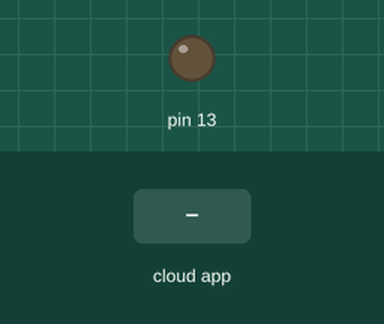
Simulated run of this sketch. Board: Arduino Mega 2560, built with avr-gcc and run on an emulated ATmega2560. On the bench: output pins drawn as LEDs (lit = HIGH). The test bench sets the inputs (shaded band). The ROS host is connected and sends only what is stated.

Above: at 1.2 s.
1.3 s: the phone or cloud app sets linear.x to -100
At 2.3 s:
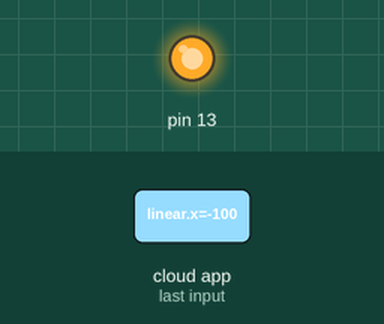
Timing chart, 0 to 4.3 s (numbered marks = the images above; inputs shaded):
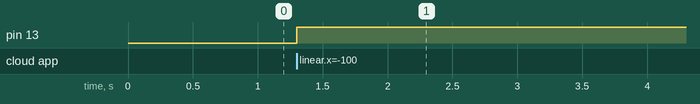

The sketch:

Prueba_Dynamixel_ROS_Mega.ino
```cpp
#include <ros.h>
#include <geometry_msgs/Twist.h>

float VL;
float VR;
int vl;
int vr;
uint8_t vll;
uint8_t vrr;
String buff;

ros::NodeHandle  nh;

void dxl_cb(const geometry_msgs::Twist &msg){
  VL = ((10.0*msg.linear.x) - (msg.angular.z*50.0/1.8)) / 2.0;
  VR = ((10.0*msg.linear.x) + (msg.angular.z*50.0/1.8)) / 2.0;
  vl=(int)VL;
  vr=(int)VR;
  if(vl > 50){
    vl=50;
  }
  else if(vl < -50){
    vl=-50.0;
  }
  if(vr > 50.0){
    vr=50;
  }
  else if(vr < -50){
    vr=-50;
  }
  vll=map(vl,-50,50,1,255);
  vrr=map(vr,-50,50,1,255);
  buff="";
  buff+=vll;
  buff+=vrr;
  Serial1.println(buff);
  digitalWrite(13,1);
}

ros::Subscriber<geometry_msgs::Twist> sub("/cmd_vel", &dxl_cb);

void setup() {
  Serial.begin(57600);
  Serial1.begin(115200);
  nh.getHardware()->setBaud(57600);
  nh.initNode();
  nh.subscribe(sub);
  pinMode(13,OUTPUT);
}

void loop() {
  nh.spinOnce();
  delay(1);
}
```

Measured:
- after the input at 1.3 s, pin 13: LOW → HIGH at once
